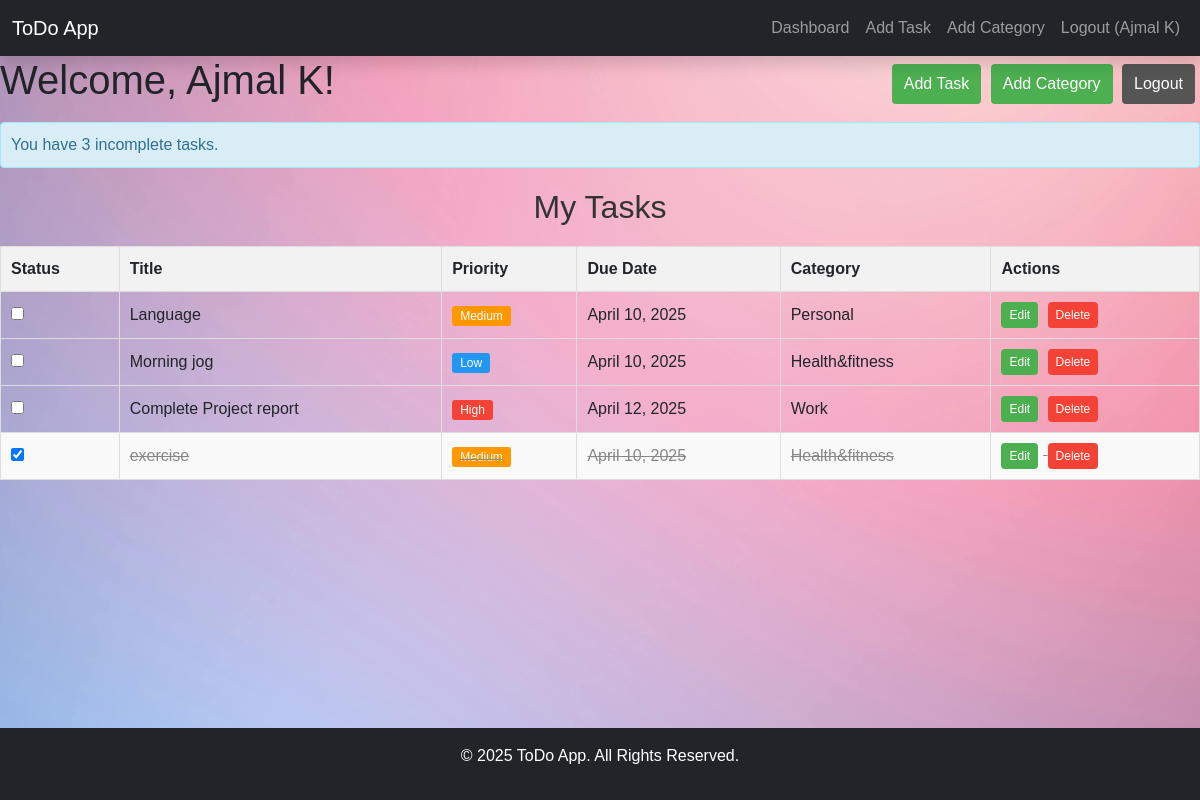
The page /dashboard/ (signed in) on the database its author committed.
### todo/models.py (models this page shows, shortened)
class Task(models.Model):
    PRIORITY_CHOICES = [
        ('low', 'Low'),
        ('medium', 'Medium'),
        ('high', 'High'),
    ]
    title = models.CharField(max_length=200)
    description = models.TextField(blank=True, null=True)
    created_date = models.DateTimeField(auto_now_add=True)
    due_date = models.DateField(blank=True, null=True)
    priority = models.CharField(max_length=10, choices=PRIORITY_CHOICES, default='medium')
    completed = models.BooleanField(default=False)
    user = models.ForeignKey(User, on_delete=models.CASCADE)
    category = models.ForeignKey(Category, on_delete=models.SET_NULL, null=True, blank=True)

class Category(models.Model):
    name = models.CharField(max_length=100)
    user = models.ForeignKey(User, on_delete=models.CASCADE)
    class Meta:
        verbose_name_plural = "Categories"

### todo/views.py (the view)
# urls.py: path('dashboard/', views.dashboard, name='dashboard'),
def dashboard(request):
    if 'id' not in request.session:
        return redirect('login')
    user_id = request.session['id']
    tasks = Task.objects.filter(user_id=user_id).order_by('completed', '-priority', 'due_date')
    categories = Category.objects.filter(user_id=user_id)
    incomplete_tasks_count = Task.objects.filter(user_id=user_id, completed=False).count()
    return render(request, 'dashboard.html', {
        'tasks': tasks,
        'categories': categories,
        'incomplete_tasks_count': incomplete_tasks_count
    })

### templates/dashboard.html (shortened to what this page needs)
{% extends 'base.html' %}
{% load static %}
{% block content %}
    <div style="display: flex; justify-content: space-between; align-items: center;">
        <h1>Welcome, {{ request.session.name }}!</h1>
        <div>
            <a href="{% url 'add_task' %}" class="btn">Add Task</a>
            <a href="{% url 'add_category' %}" class="btn">Add Category</a>
            <a href="{% url 'logout' %}" class="btn btn-logout">Logout</a>
        </div>
    </div>
    {% if incomplete_tasks_count > 0 %}
        <div class="alert alert-info">
            You have {{ incomplete_tasks_count }} incomplete task{{ incomplete_tasks_count|pluralize }}.
        </div>
    {% else %}
        <div class="alert alert-success">
            You have no incomplete tasks. Great job!
        </div>
    {% endif %}
    <div style="margin-top: 20px;">
        <h2>My Tasks</h2>
        {% if tasks %}
            <table class="task-table">
                <thead>
                    <tr>
                        <th>Status</th>
                        <th>Title</th>
                        <th>Priority</th>
                        <th>Due Date</th>
                        <th>Category</th>
                        <th>Actions</th>
                    </tr>
                </thead>
                <tbody>
                    {% for task in tasks %}
                        <tr class="{% if task.completed %}completed-task{% endif %}">
                            <td>
                                <form action="{% url 'complete_task' task.id %}" method="POST" style="margin: 0;">
                                    <input type="checkbox" onChange="this.form.submit()" {% if task.completed %}checked{% endif %}>
                                </form>
                            </td>
                            <td>{{ task.title }}</td>
                            <td>
                                {% if task.priority == 'high' %}
                                    <span class="priority high">High</span>
                                {% elif task.priority == 'medium' %}
                                    <span class="priority medium">Medium</span>
                                {% else %}
                                    <span class="priority low">Low</span>
                                {% endif %}
                            </td>
                            <td>{% if task.due_date %}{{ task.due_date }}{% else %}Not set{% endif %}</td>
                            <td>{% if task.category %}{{ task.category.name }}{% else %}Uncategorized{% endif %}</td>
                            <td>
                                <a href="{% url 'edit_task' task.id %}" class="btn btn-small">Edit</a>
                                <a href="{% url 'delete_task' task.id %}" class="btn btn-small btn-danger" onclick="return confirm('Are you sure you want to delete this task?')">Delete</a>
                            </td>
                        </tr>
                    {% endfor %}
                </tbody>
            </table>
        {% else %}
            <p>No tasks yet. Add one to get started!</p>
        {% endif %}
    </div>
{% endblock %}

### static/css/style.css (style rules this page uses)
body { font-family: 'Arial', sans-serif; background-color: #f4f4f9; margin: 0; padding: 0; padding-top: 56px; }
h2 { font-size: 2rem; margin-bottom: 20px; text-align: center; color: #333; }
.btn { padding: 10px 20px; font-size: 16px; border-radius: 5px; border: none; cursor: pointer; text-decoration: none; display: inline-block; }
.alert { padding: 10px; margin: 10px 0; border-radius: 4px; font-size: 16px; }

### rows shown on the page
Task: title "Language", priority "Medium", due_date "April 10, 2025", category.name "Personal"
Task: title "Morning jog", priority "Low", due_date "April 10, 2025", category.name "Health&fitness"
Task: title "Complete Project report", priority "High", due_date "April 12, 2025", category.name "Work"
Task: completed "☑", title "exercise", priority "Medium", due_date "April 10, 2025", category.name "Health&fitness"

### other values the page prints
{{ request.session.name }} "Ajmal K"
{{ incomplete_tasks_count }} "3"
